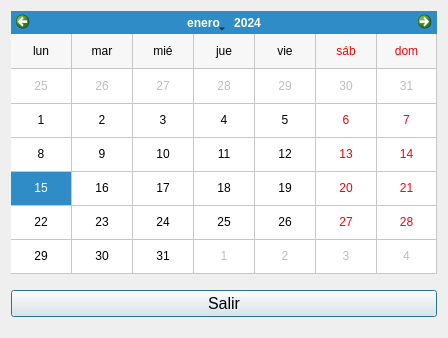
<?xml version="1.0" encoding="UTF-8"?>
<ui version="4.0">
 <class>DialogCalendar</class>
 <widget class="QDialog" name="DialogCalendar">
  <property name="geometry">
   <rect>
    <x>0</x>
    <y>0</y>
    <width>448</width>
    <height>338</height>
   </rect>
  </property>
  <property name="windowTitle">
   <string>Dialog</string>
  </property>
  <layout class="QVBoxLayout" name="verticalLayout">
   <item>
    <layout class="QVBoxLayout" name="verticalLayout_2">
     <item>
      <widget class="QCalendarWidget" name="appointsCalendar">
       <property name="locale">
        <locale language="Spanish" country="Spain"/>
       </property>
       <property name="minimumDate">
        <date>
         <year>1999</year>
         <month>9</month>
         <day>15</day>
        </date>
       </property>
       <property name="maximumDate">
        <date>
         <year>2060</year>
         <month>12</month>
         <day>31</day>
        </date>
       </property>
       <property name="firstDayOfWeek">
        <enum>Qt::Monday</enum>
       </property>
       <property name="gridVisible">
        <bool>true</bool>
       </property>
       <property name="horizontalHeaderFormat">
        <enum>QCalendarWidget::ShortDayNames</enum>
       </property>
       <property name="verticalHeaderFormat">
        <enum>QCalendarWidget::NoVerticalHeader</enum>
       </property>
       <property name="navigationBarVisible">
        <bool>true</bool>
       </property>
       <property name="dateEditEnabled">
        <bool>true</bool>
       </property>
      </widget>
     </item>
     <item>
      <layout class="QHBoxLayout" name="horizontalLayout">
       <property name="topMargin">
        <number>10</number>
       </property>
       <property name="bottomMargin">
        <number>10</number>
       </property>
       <item>
        <widget class="QPushButton" name="btnCloseCalendar">
         <property name="font">
          <font>
           <pointsize>12</pointsize>
          </font>
         </property>
         <property name="text">
          <string>Salir</string>
         </property>
        </widget>
       </item>
      </layout>
     </item>
    </layout>
   </item>
  </layout>
 </widget>
 <resources/>
 <connections/>
</ui>
